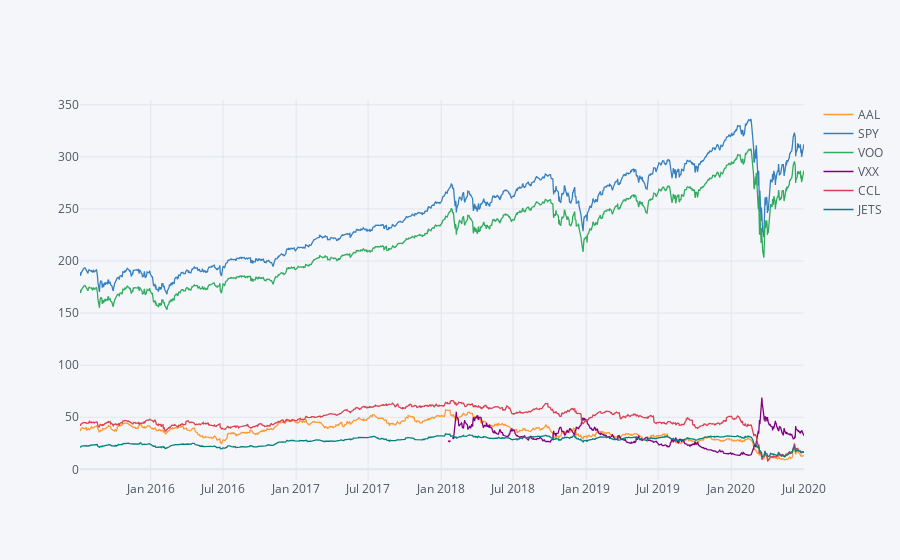

The notebook cell this image was saved under:
### Markdown cell above
# Visualizations over time

### Code cell
# Using plotly to plot all the stocks over time. This graph shows daily closing prices 
stocks.xs(key='Close',axis=1,level=1).iplot()

### Figure 1 — Plotly figure (JSON) as saved in the notebook; plotly's stock layout.template omitted (floating-point values rounded to 4 significant figures; data arrays with more than 128 entries replaced by an {"elided": "..."} marker saying what was removed)
{"data": [{"line": {"color": "rgba(255, 153, 51, 1.0)", "dash": "solid", "shape": "linear", "width": 1.3}, "mode": "lines", "name": "AAL", "text": "", "type": "scatter", "x": {"elided": "1258 str values"}, "y": {"elided": "1258 float values"}}, {"line": {"color": "rgba(55, 128, 191, 1.0)", "dash": "solid", "shape": "linear", "width": 1.3}, "mode": "lines", "name": "SPY", "text": "", "type": "scatter", "x": {"elided": "1258 str values"}, "y": {"elided": "1258 float values"}}, {"line": {"color": "rgba(50, 171, 96, 1.0)", "dash": "solid", "shape": "linear", "width": 1.3}, "mode": "lines", "name": "VOO", "text": "", "type": "scatter", "x": {"elided": "1258 str values"}, "y": {"elided": "1258 float values"}}, {"line": {"color": "rgba(128, 0, 128, 1.0)", "dash": "solid", "shape": "linear", "width": 1.3}, "mode": "lines", "name": "VXX", "text": "", "type": "scatter", "x": {"elided": "1258 str values"}, "y": {"elided": "1258 mixed values"}}, {"line": {"color": "rgba(219, 64, 82, 1.0)", "dash": "solid", "shape": "linear", "width": 1.3}, "mode": "lines", "name": "CCL", "text": "", "type": "scatter", "x": {"elided": "1258 str values"}, "y": {"elided": "1258 float values"}}, {"line": {"color": "rgba(0, 128, 128, 1.0)", "dash": "solid", "shape": "linear", "width": 1.3}, "mode": "lines", "name": "JETS", "text": "", "type": "scatter", "x": {"elided": "1258 str values"}, "y": {"elided": "1258 float values"}}], "layout": {"legend": {"bgcolor": "#F5F6F9", "font": {"color": "#4D5663"}}, "paper_bgcolor": "#F5F6F9", "plot_bgcolor": "#F5F6F9", "title": {"font": {"color": "#4D5663"}}, "xaxis": {"gridcolor": "#E1E5ED", "showgrid": true, "tickfont": {"color": "#4D5663"}, "title": {"font": {"color": "#4D5663"}, "text": ""}, "zerolinecolor": "#E1E5ED"}, "yaxis": {"gridcolor": "#E1E5ED", "showgrid": true, "tickfont": {"color": "#4D5663"}, "title": {"font": {"color": "#4D5663"}, "text": ""}, "zerolinecolor": "#E1E5ED"}}}
